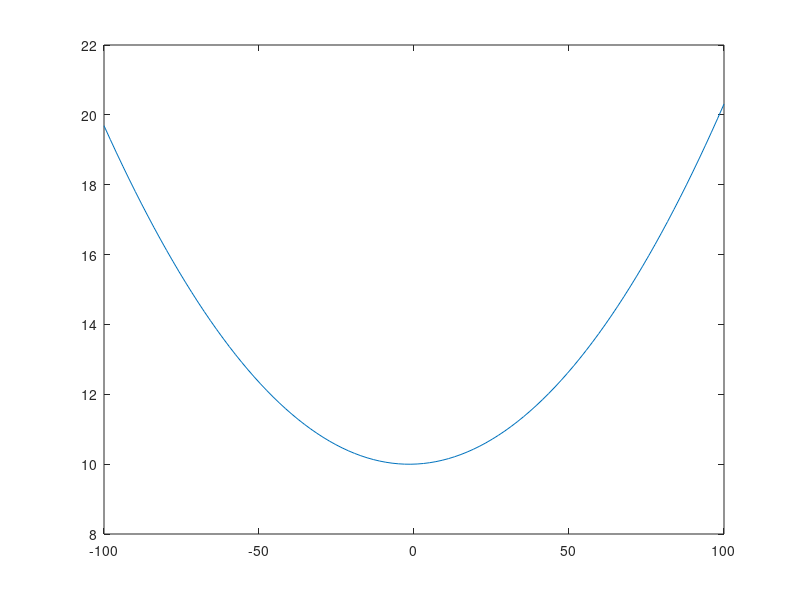

This figure's MATLAB source: (Note: this script raises an error after producing the figure.)
%%
prev_chest_c = 79.8;
avg_chest_c = 70;
range = 19;
relative_c = 0.4956;

phi = 0.77;
phi = 0.2475*pi;
f = 0.21;
dt = 0.5;

%plotting the breathing f
t = 0:0.001:10;
f = 1.3;
plot(t,sin(t*f));grid on;
%the value of x(9) = sin(9*f)
t_9_f_9 = sin(9*f)
%assume that on t=9 the there is a change in f
f = 1.5;
plot(t,sin(t*f));grid on;
t_10_f_1_2 = sin(10*f)
%now the value of x seems to have skipped several time steps

%sin(2*pi* f * dt + phi)


%plots:
t = 0:0.001:1;
%sinus curve
plot(t,sin(t*0.5*pi))
%inverse sinus
plot(t,asin(t)/pi * 2)


%%
clc
clear all
x = linspace(-100,100);
a = 0.001; b = 0.0031; c = 10;
f1 = a*x.^2 + b*x + c;
plot(x,f1)
syms x a b c
f1 = a*x.^2 + b*x + c
f2 = diff(f1)
% b + 2*a*x
f3 = b + 2*a*x;
%%
clear all
% x = linspace(-100,100);
% a = 0.001; b = 0.0031; c = 10;
% f3 = b + 2*a*x;
% find(min(f3) == f3)
% plot(x,f3)


mini = 30;
maxi = 250;
x = 30:2:250; %linspace
a = 0.001; b = 0.0031; c = 10;
f3 = b + 2*a*x;
min([1 1]);
min(f3)

% index = find(min(f2) == f2)
% f1(index)
% x(index)
% f2 = simplify(f2)
% pretty(f2)
% crit_pts = solve(f1)
%  -(b + (b^2 - 4*a*c)^(1/2))/(2*a)
%  -(b - (b^2 - 4*a*c)^(1/2))/(2*a)
%%
% function result = red_green_graph(model, trace, parameters, t)
   starting_dir = l2.getall(trace, t+1, 'desire', predicate('starting_dir', NaN)).arg{1}.arg{1};
   image=zeros(300,400,3);
   if starting_dir == '1 in'
	image(:,:,2)=1; %green
   elseif starting_dir == '3 out'
   	image(:,:,1)=1; %red
   else image(:,:,3)=1; %blue
   end
   figure, imshow(image)
% end

%%
image=zeros(300,400,3);
image(:,:,2)=1; %green
image(:,:,1)=1; %red
image(:,:,3)=1; %blue
figure, imshow(image)
